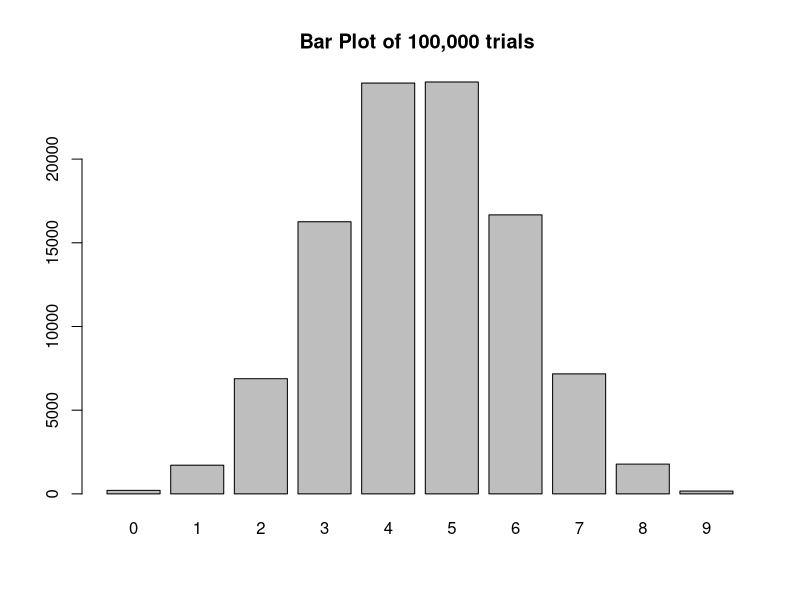
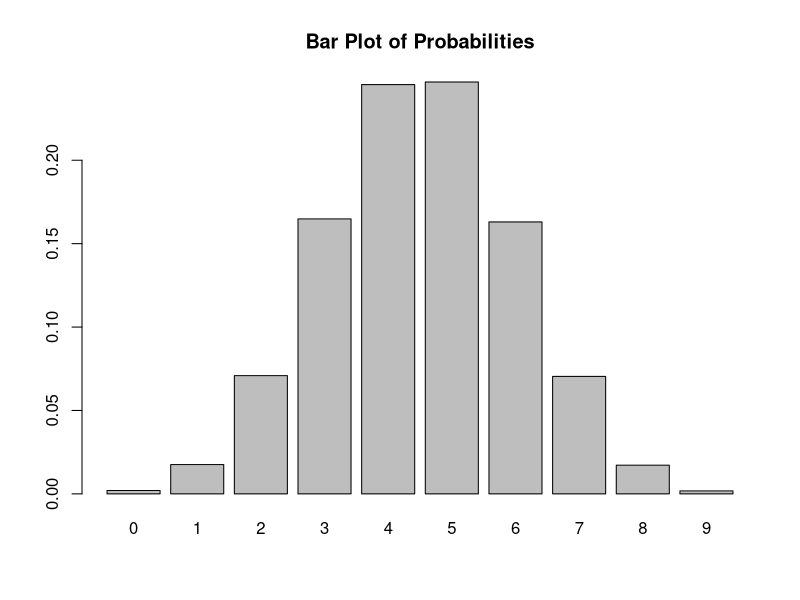

R code for these plots, in order:
#1: 100,000 coin flips 
dt1<-table(rbinom(n=100000,size = 9,prob=0.5))
dt1

#2:
barplot(dt1, main = "Bar Plot of 100,000 trials ") #barplot of n=100,000
ProbTable_bp<-barplot(table(rbinom(n=100000,size = 9,
      prob=0.5))/100000, main = "Bar Plot of Probabilities") #barplot of probabilities


  #Save Tables- 
    #ProbTable
  probTable_prob<-data.frame(table(rbinom(n=100000,size = 9,prob=0.5))/100000)
    #100,000 events table 
  probTable<-(table(rbinom(n=100000,size = 9,prob=0.5)))
    probTable
    View(probTable_prob)
  
  
    
#6:
      #Background: 
          # 50 College, 50 High School
          # 80 Passed, 20 Failed
          # 3 college students failed -
          # Therefore: 
              # 17 High school students failed. 
              # 3 CS failed = 47 Passed: 
              # 17 HSS failed = 33 Passed 
#contingencyTable   
StatsExam <- matrix(c(47,33,3,17),ncol = 2, byrow = TRUE)
colnames(StatsExam) <-c('College','High School')
rownames(StatsExam) <-c('Pass','Fail')
StatsExam <- as.table(StatsExam)
StatsExam

#replace counts of students with probabilites 
ProbTable_statsExam <- StatsExam/margin.table(StatsExam)
ProbTable_statsExam

#normalize
ProbTable_statsExamFinal <- StatsExam/margin.table(StatsExam)
ProbTable_statsExam[,2]/sum(ProbTable_statsExam[,2])





#7. 
              #Background: 
                # 71 of 100,000 homes repossessed by bank 
                #93,939 households pass
                # 6,065 failed 
                    #5996 of failed not Default/noRepos
                    #Therefore, 6065-5996 = 69 actual Fails
                
BarclayTest <- matrix(c(0,93935,69,5996),ncol = 2, byrow = TRUE)
colnames(BarclayTest) <-c("Repossessed","Not Repossessed")
rownames(BarclayTest) <-c('Pass','Fail')
BarclayTest <- as.table(BarclayTest)
BarclayTest


#probability of passing test and having home repossessed
BarclayTestProb <- BarclayTest/margin.table(BarclayTest)
BarclayTestProb[1,]/sum(BarclayTestProb[1,])


#8: 
    #New customer from #6 failed the Barclay Test. 
# Use the samecontingency table as #7 (code copied below)
BarclayTest <- matrix(c(0,93935,69,5996),ncol = 2, byrow = TRUE)
colnames(BarclayTest) <-c("Repossessed","Not Repossessed")
rownames(BarclayTest) <-c('Pass','Fail')
BarclayTest <- as.table(BarclayTest)
BarclayTest

#prob new customer will default on mortgage = -prob of fail
BarclayTestProb_fail <- BarclayTest/margin.table(BarclayTest)
BarclayTestProb_fail[2,]/sum(BarclayTestProb_fail[2,])


